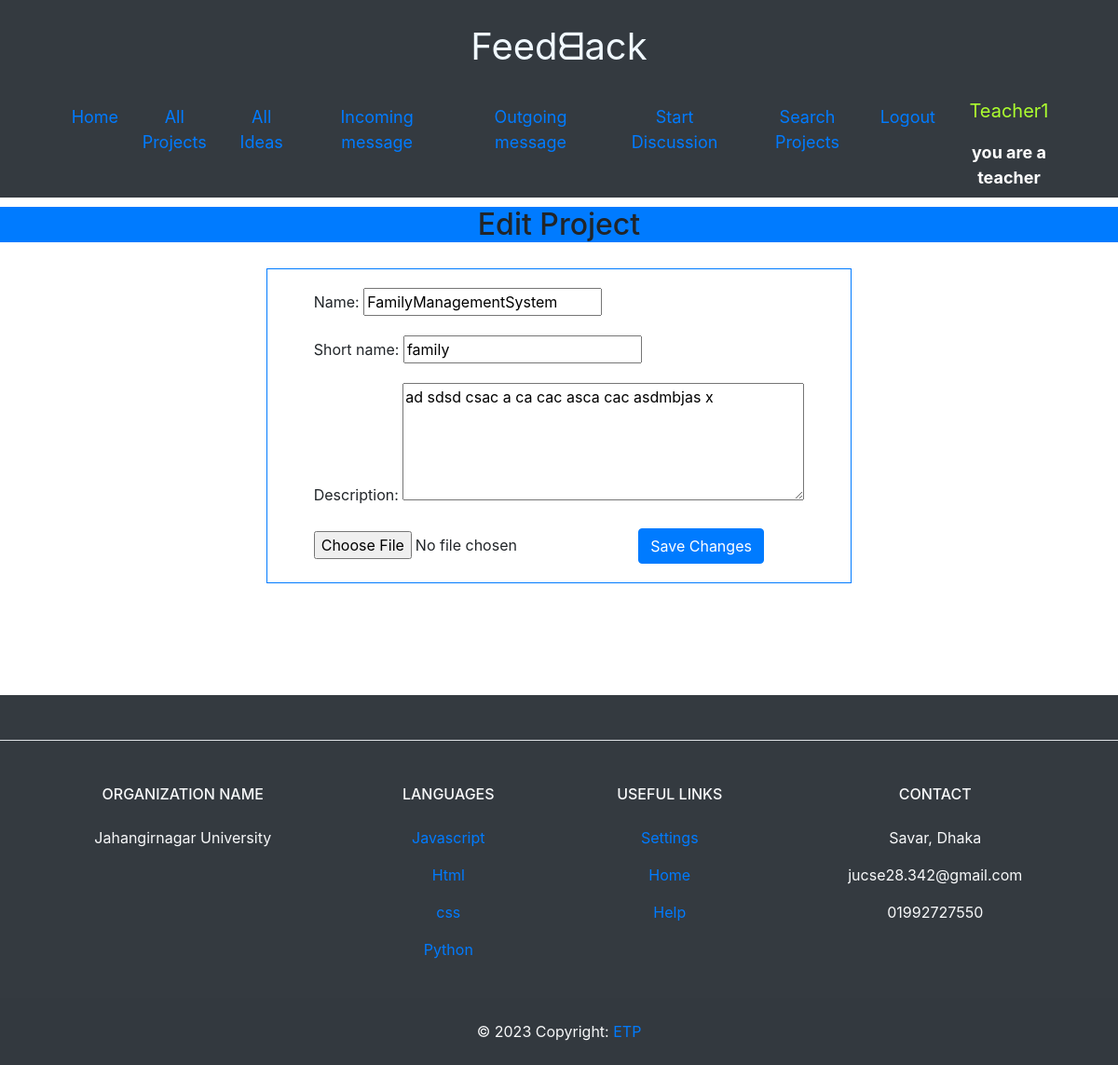
The app's page /edit_project/family/ (signed in) with its own data.
### Backend_Management_App/models.py (models this page shows)
class User(AbstractUser):
    USER_TYPE_CHOICES = (
        ('teacher', 'Teacher'),
        ('student', 'Student'),
    )
    user_type = models.CharField(
        max_length=10,
        choices=USER_TYPE_CHOICES,
        blank=True,
        null=True,
    )
    groups = models.ManyToManyField(
        Group,
        verbose_name=_('groups'),
        blank=True,
        related_name='backend_management_users_groups',
        related_query_name='user',
        help_text=_('The groups this user belongs to. A user will get all permissions '
                    'granted to each of their groups.'),
    )
    user_permissions = models.ManyToManyField(
        Permission,
        verbose_name=_('user permissions'),
        blank=True,
        related_name='backend_management_users_permissions',
        related_query_name='user',
        help_text=_('Specific permissions for this user.'),
    )

class Project(models.Model):
    name = models.CharField(max_length=255)
    short_name = models.CharField(max_length=50, unique=True)
    description = models.TextField()
    file = models.FileField(upload_to='projects')
    approved = models.BooleanField(default=False)
    status_data = ((1, "APPROVED"), (2, "REJECTED"), (0, "PENDING"))
    status = models.CharField(default=0, choices=status_data, max_length=20)
    teacher = models.ForeignKey(User, on_delete=models.CASCADE, related_name='projects', null=True , limit_choices_to={'is_teacher': True})
    students = models.ForeignKey(User, on_delete=models.CASCADE, related_name='student_projects', blank=True)
    created_at = models.DateTimeField(auto_now_add=True)
    updated_at = models.DateTimeField(auto_now=True)

### Backend_Management_App/views.py (the view)
# urls.py: path('edit_project/<slug:short_name>/', views.edit_project, name='edit_project'),
@login_required(login_url='login')
def edit_project(request, short_name):
    pj = Project.objects.get(short_name=short_name)
    if request.user.user_type == 'admin':
        project = get_object_or_404(Project, short_name=short_name)
    elif request.user == pj.teacher:
        project = get_object_or_404(
            Project, short_name=short_name, teacher=request.user)
    elif request.user == pj.students:
        project = get_object_or_404(
            Project, short_name=short_name, students=request.user)
    else:
        messages.error(request, "You are not authorized to edit this project.")
        return redirect('project_list')
    if request.method == 'POST':
        form = ProjectForm(request.POST, request.FILES, instance=project)
        myfile = request.FILES['file']
        fs = FileSystemStorage()
        filename = fs.save(myfile.name, myfile)
        uploaded_file_url = fs.url(filename)
        if form.is_valid():
            form.save()
            messages.success(request, 'Your project has been updated.')
            return redirect('project_detail', short_name=project.short_name)
    else:
        form = ProjectForm(instance=project)
    context = {'form': form, 'project': project}
    return render(request, 'edit_project.html', context)

### Backend_Management_App/forms.py
class ProjectForm(forms.ModelForm):
    class Meta:
        model = Project
        fields = ['name', 'short_name', 'description']
        widgets = {
            'description': forms.Textarea(attrs={'rows': 5}),
        }

### templates/edit_project.html (shortened to what this page needs)
{% extends 'base.html' %}
{% block content %}
  <h2 class="text-center bg-primary">Edit Project</h2>
  <div class="card-body" >
      <div class="row justify-content-md-center ">
        <div class="col-md-auto border border-primary" style="padding: 20px 50px ">
        <form method="post" enctype="multipart/form-data">
          {{ form.as_p }}
          <input type="file" name="file">
          <button type="submit" class="btn btn-primary">Save Changes</button>
        </form>
        </div>
      </div>
    </div>
{% endblock %}

### templates/base.html (shortened to what this page needs)
<!DOCTYPE html>
<html lang="en">
<head>
    <link rel="stylesheet" href="https://maxcdn.bootstrapcdn.com/bootstrap/4.0.0/css/bootstrap.min.css">
</head>
<body>
    <header class="bg-dark" style="margin-bottom: 10px">
       <div class="text-center">
        <p style="text-align: center; padding-top: 20px; font-size: 40px; color: aliceblue;" >Feedᗺack</p>
      </div>
        <nav class="navbar navbar-expand-lg container ">
                <span class="navbar-toggler-icon"></span>
            <div class="collapse navbar-collapse justify-content-center" id="navbarNav" style=" font-size: 18px;">
                <ul class="navbar-nav" style="text-align: center;">
                    <li class="nav-item">
                        <a class="nav-link" href="{% url 'home' %}">Home</a>
                    </li>
                    <li class="nav-item">
                        <a class="nav-link" href="{% url 'project_list' %}">All Projects</a>
                    </li>
                    {% if user.is_authenticated and user.user_type == "teacher" %}
                    <li class="nav-item">
                        <a class="nav-link" href="{% url 'idea_list' %}">All Ideas</a>
                    </li>
                    <li class="nav-item">
                        <a class="nav-link" href="{% url 'inbox' %}" style="text-align: center;">Incoming message</a>
                    </li>
                    <li class="nav-item">
                        <a class="nav-link" href="{% url 'sent' %}">Outgoing message</a>
                    </li>
                    <li class="nav-item">
                        <a class="nav-link" href="{% url 'send_message' user.username %}">Start Discussion</a>
                    </li>
                    {% endif %}
                    <li class="nav-item">
                        <a class="nav-link" href="{% url 'search_project' %}">Search Projects</a>
                    </li>
                    {% if user.is_authenticated %}
                    <li class="nav-item">
                      <a class="nav-link" href="{% url 'logout' %}">Logout</a>
                    </li>
                    <li class="nav-item" style="">
                        <p style="font-size: 20px; color:greenyellow ">{{ user.username }}</p>  <b style="color:white">you are a {{ user.user_type }}</b>
                    </li>
                    {% else %}
                <li class="nav-item"><a class="nav-link" href="{% url 'register' %}">Register</a></li>
                <li class="nav-item"><a class="nav-link" href="{% url 'login' %}">Login</a></li>
            {% endif %}
        </ul>
    </header>
    <main>
        {% block content %}{% endblock %}
    </main>
    <footer class="text-center text-lg-start bg-dark text-light" style="margin-top: 100px">
        <section class="d-flex justify-content-center justify-content-lg-between p-4 border-bottom">
        </section>
        <section class="">
          <div class="container text-center text-md-start mt-5">
            <div class="row mt-3">
              <div class="col-md-3 col-lg-4 col-xl-3 mx-auto mb-4">
                <h6 class="text-uppercase fw-bold mb-4">
                  Organization Name
                </h6>
                <p align="center">
                  Jahangirnagar University
                </p>
              </div>
              <div class="col-md-2 col-lg-2 col-xl-2 mx-auto mb-4">
                <h6 class="text-uppercase fw-bold mb-4">
                  Languages
                </h6>
                <p>
                  <a href="#!" class="text-reset">Javascript</a>
                </p>
                <p>
                  <a href="#!" class="text-reset">Html</a>
                </p>
                <p>
                  <a href="#!" class="text-reset">css</a>
                </p>
                  <p>
                  <a href="#" class="text-reset">Python</a>
                </p>
              </div>
              <div class="col-md-3 col-lg-2 col-xl-2 mx-auto mb-4">
                <h6 class="text-uppercase fw-bold mb-4">
                  Useful links
                </h6>
                <p>
                  <a href="#!" class="text-reset">Settings</a>
                </p>
                <p>
                  <a href="#!" class="text-reset">Home</a>
                </p>
                <p>
                  <a href="#!" class="text-reset">Help</a>
                </p>
              </div>
              <div class="col-md-4 col-lg-3 col-xl-3 mx-auto mb-md-0 mb-4">
                <h6 class="text-uppercase fw-bold mb-4">Contact</h6>
                <p> Savar, Dhaka</p>
                <p>
                  jucse28.342@gmail.com
                </p>
                <p> 01992727550</p>
              </div>
            </div>
          </div>
        </section>
        <div class="text-center p-4" style="background-color: rgba(0, 0, 0, 0.025);">
          © 2023 Copyright:
          <a class="text-reset fw-bold" href="#">ETP</a>
        </div>
      </footer>
</body>
</html>

### records on screen
User: username "Teacher1", user_type "teacher"
Project: name "FamilyManagementSystem", short_name "family", description "ad sdsd csac a ca cac asca cac asdmbjas x"
